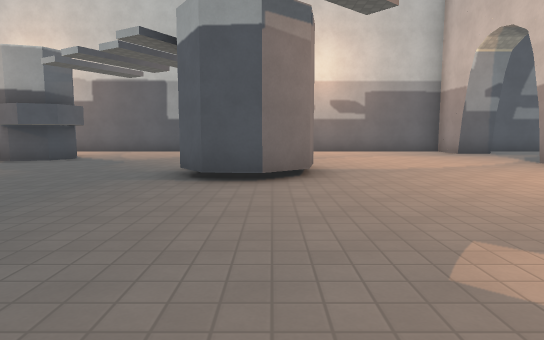
view 1 (above)

22 first-person views from a walk through a 3-D level made in the Godot game engine. The camera is 1.3 m above the floor, tilts 6° down and sees 75° across. The floor is counted in squares, 2 m on a side. Each view is taken from the middle of a square. On the plan, view 1 faces up. The plan holds only what a view shows up to about 10 squares ahead; the rest is blank. The place goes on beyond the plan. Surface patterns are stand-ins for the level's own textures.

view 2
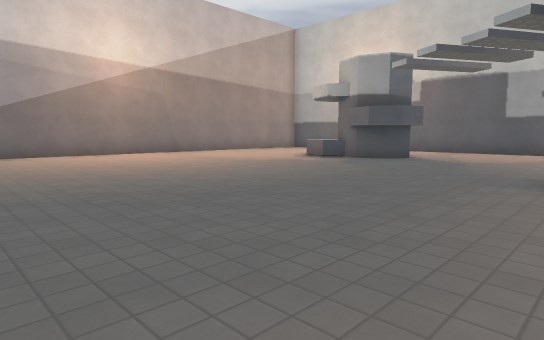

view 3
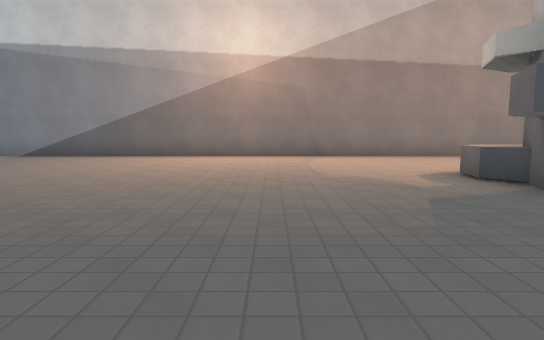

view 4
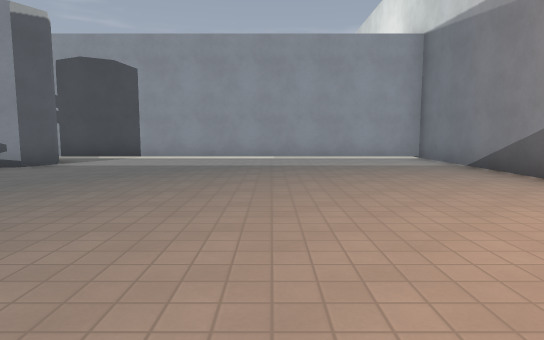

view 5
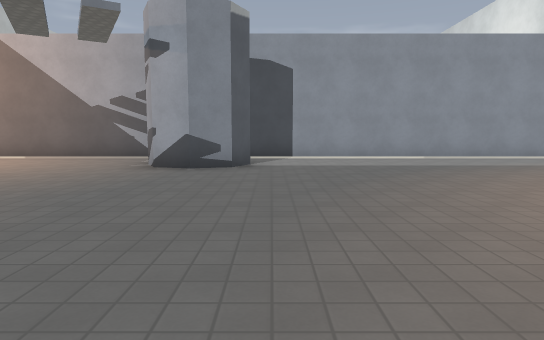

view 6
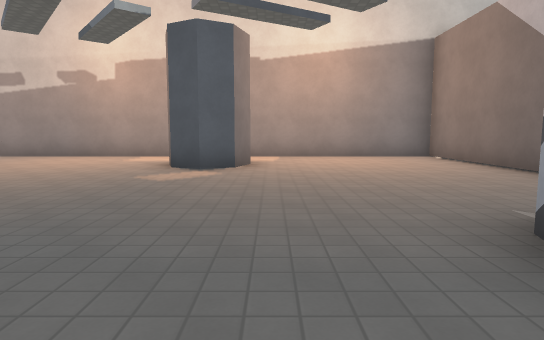

view 7
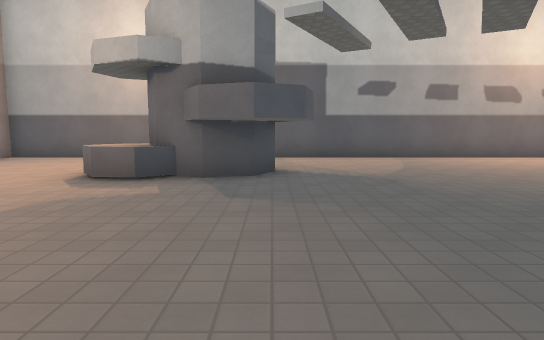

view 8
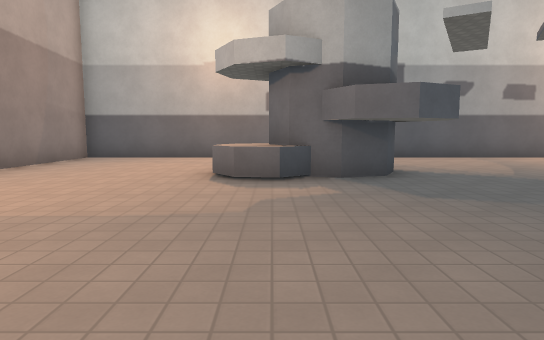

view 9
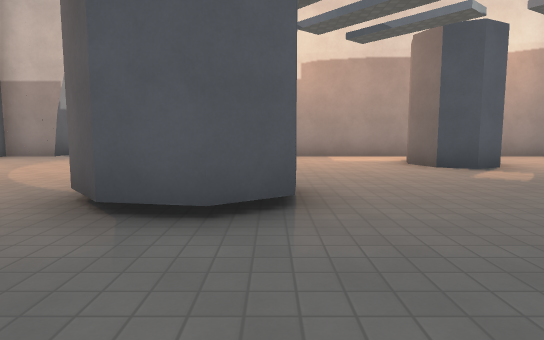

view 10
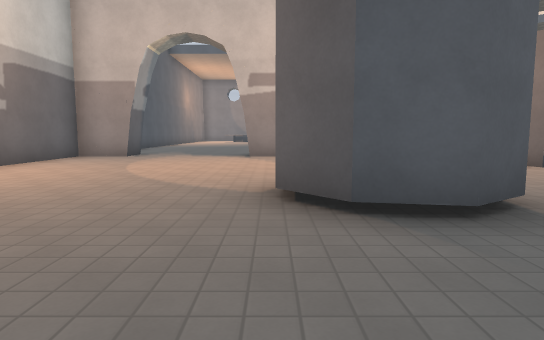

view 11
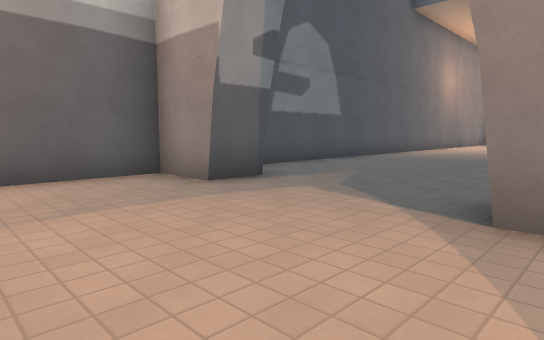

view 12
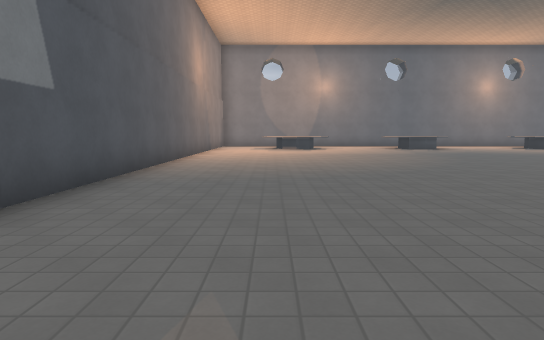

view 13
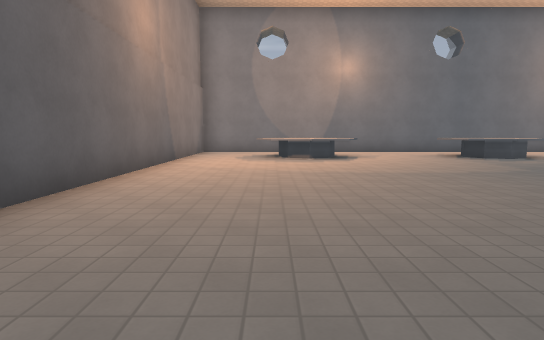

view 14
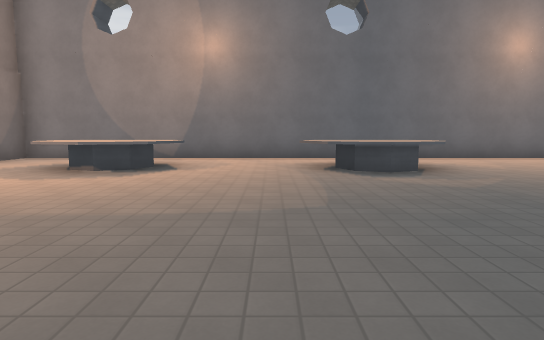

view 15
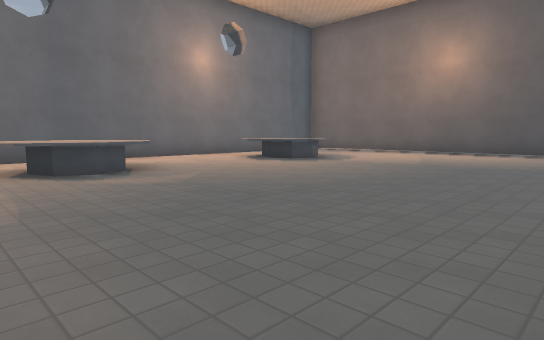

view 16
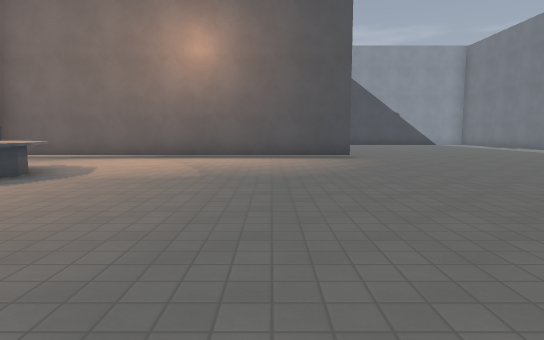

view 17
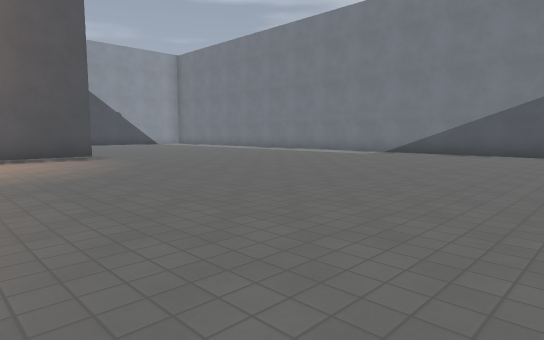

view 18
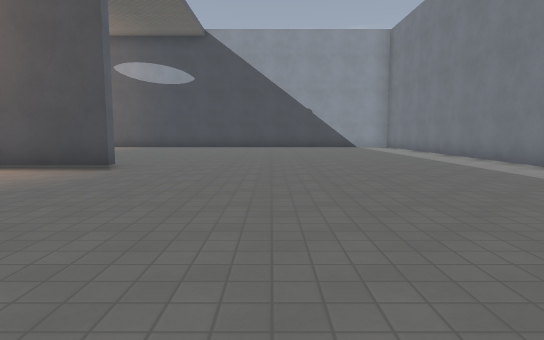

view 19
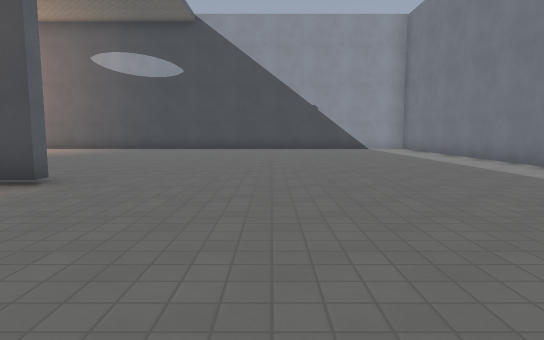

view 20
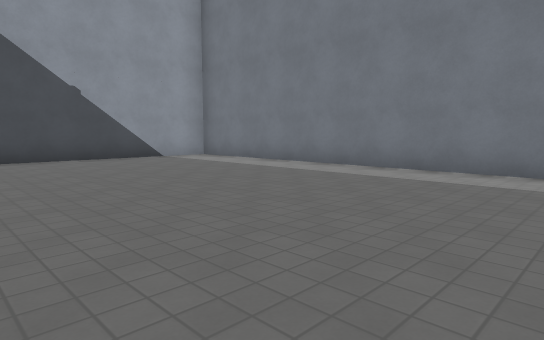

view 21
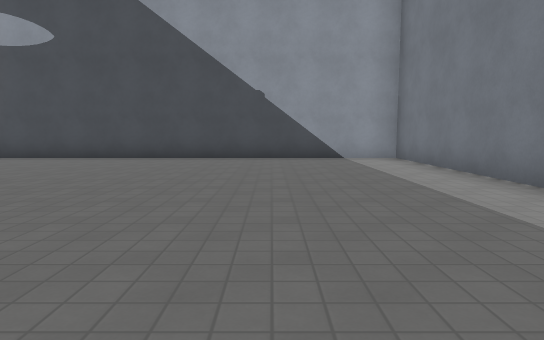

view 22
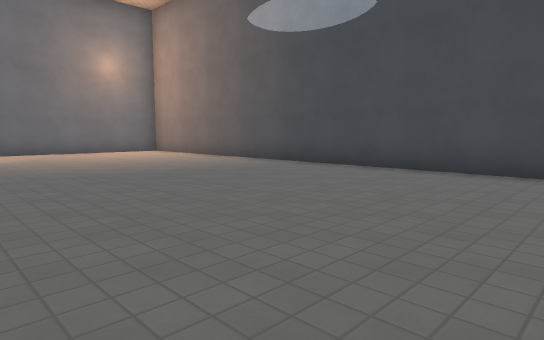

### Floor plan
Ten units are one square. View 1 is at (0, 0); x grows to the right and y downward. Boxes are objects, and circles mark ways between rooms. Rooms are numbered by the first view taken in them; rooms with no view inside come last. Other rooms are left out.
<svg viewBox="-124 -128 370 285">
<path fill="none" stroke="#000" d="M-32 29 -36 23 -33 17 -25 14 -18 17 -14 24M-52 -73 -59 -76 -63 -83M-1 -47 -10 -48 -14 -55 -13 -64M-60 -81 -67 -83 -71 -90M-8 43 58 43 58 -5M35 -4 27 -7 23 -13 27 -19M-85 -123 -119 -123 -119 43 -24 43M-63 -83 -69 -79 -75 -80 -79 -85M149 58 149 54 241 54M68 -26 68 -9M58 -5 58 -77M68 58 68 152 201 152M27 -19 34 -21 42 -19M241 10 241 -123 81 -123M69 -109 58 -109 58 -123 -50 -123M7 -62 6 -53 -1 -47M-13 -64 -6 -70M241 111 241 105M-44 -84 -46 -77 -52 -73M-49 -90 -53 -83 -60 -81M-70 -123 -85 -123M209 23 206 13 209 3 217 -1M211 19 208 13 210 8 216 5 221 8M209 -30 206 -41 209 -51 218 -55M211 -35 208 -40 210 -46 216 -48M218 -76 209 -81 206 -90 209 -101M219 -82 212 -85 210 -90 212 -96 219 -98"/>
<circle cx="-34" cy="-71" r="3" fill="#2a7"/>
<circle cx="50" cy="-15" r="3" fill="#2a7"/>
<text x="-50" y="-20">1</text>
<text x="130" y="0">2</text>
</svg>
Room 1 opens to room 2.

Where each view was taken, in squares from view 1:
view 1: 0 up, 0 right, facing up
view 2: 0 up, 1 left, facing up-left
view 3: 5 up, 2 left, facing left
view 4: 5 up, 8 left, facing down
view 5: 5 up, 4 left, facing down
view 6: 0 up, 4 left, facing right
view 7: 3 up, 5 left, facing up
view 8: 3 up, 7 left, facing up
view 9: 5 up, 4 left, facing right
view 10: 7 up, 4 left, facing right
view 11: 7 up, 3 right, facing up-right
view 12: 10 up, 7 right, facing right
view 13: 10 up, 12 right, facing right
view 14: 6 up, 15 right, facing right
view 15: 6 up, 15 right, facing down-right
view 16: 4 up, 17 right, facing down
view 17: 4 up, 18 right, facing down-left
view 18: 1 up, 12 right, facing down
view 19: 1 down, 12 right, facing down
view 20: 6 down, 13 right, facing down-left
view 21: 6 down, 10 right, facing down
view 22: 9 down, 12 right, facing down-right
